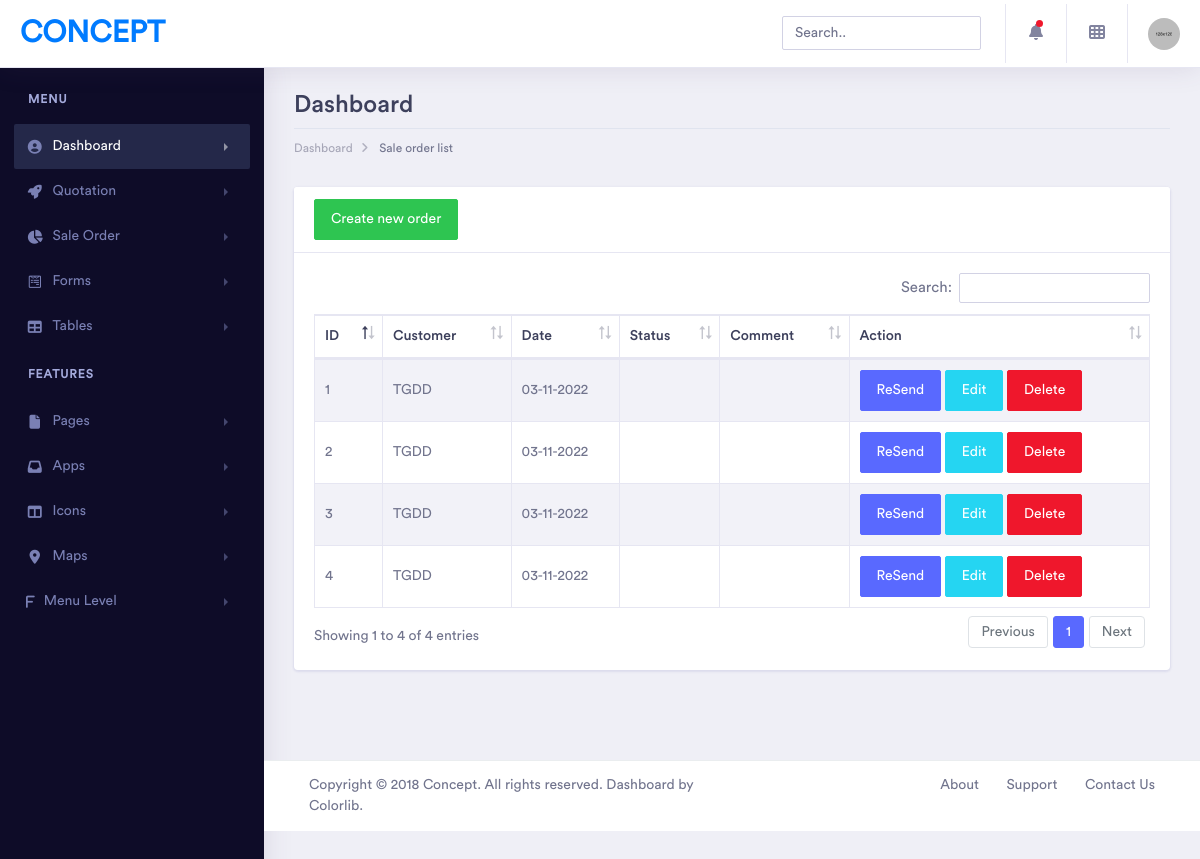
Before: /sale_order/list with the older database file.
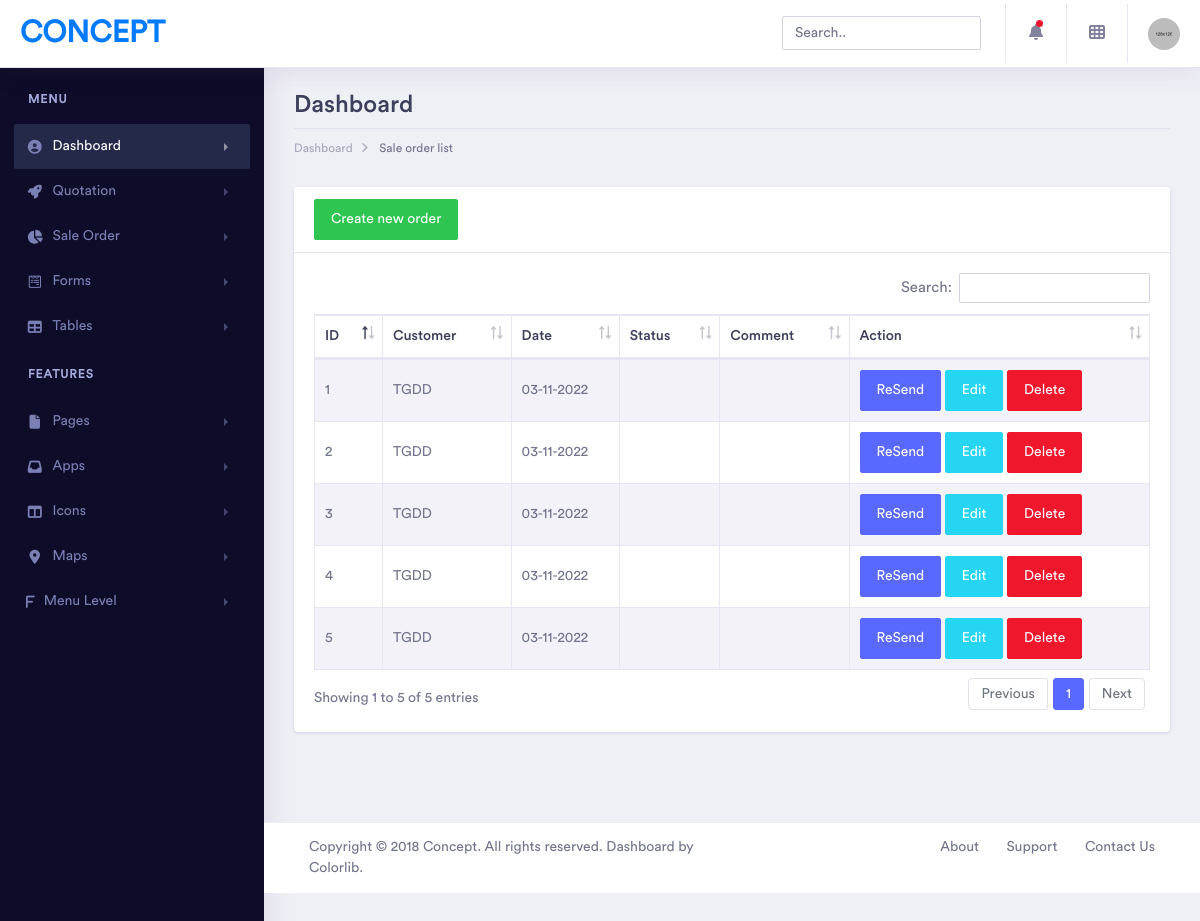
After: the same page with the newer database file.
### core/models.py (models this page shows, shortened)
class SaleOrder(models.Model):
    customer = models.ForeignKey(Customer, on_delete=models.CASCADE)
    quotation = models.ForeignKey(Quotation, on_delete=models.CASCADE, null=True, blank=True)
    date = models.DateTimeField(default=timezone.now)

class Customer(models.Model):
    name = models.CharField(max_length=50)
    def __str__(self):
        return self.name

### core/views.py (the view)
# urls.py: path('sale_order/list', sale_order_list, name='sale_order_list'),
def sale_order_list(request):
    return render(request, "sale_order/list.html", {'sale_orders': SaleOrder.objects.all()})

### core/templates/sale_order/list.html (shortened to what this page needs)
{% extends 'base.html' %}
{% block breadcrumb %} Sale order list {% endblock %}
{% block breadcrumb-link %} {% url 'sale_order_list' %} {% endblock %}
{% block content %}
<div class="row">
	<div class="col-xl-12 col-lg-12 col-md-12 col-sm-12 col-12">
		<div class="card">
			<div class="card-header">
				<a href="#"><button class="btn btn-success">Create new order</button></a>
			</div>
			<div class="card-body">
				<div class="table-responsive">
					<table id="example" class="table table-striped table-bordered second" style="width:100%">
						<thead>
							<tr>
								<th>ID</th>
								<th>Customer</th>
								<th>Date</th>
								<th>Status</th>
								<th>Comment</th>
								<th>Action</th>
							</tr>
						</thead>
						<tbody>
							{% for sale_order in sale_orders %}
							<tr class="tr-shadow" id="{{sale_order.id}}">
								<td>{{sale_order.id}}</td>
								<td><a href="{% url 'sale_order_detail' sale_order.id %}">{{sale_order.customer}}</a></td>
								<td>{{sale_order.date|date:'d-m-Y'}}</td>
								{% if sale_order.status == 'Refuse' %}
								<td style="color: red;">{{sale_order.status}}</td>
								{% else %}
								<td>{{sale_order.status}}</td>
								{% endif %}
								<td>{{sale_order.comment}}</td>
								<td>
									<div class="table-data-feature">
										{% if sale_order.status == 'Confirm' %}
										<a href="{% url 'sale_order_add' sale_order.id %}"><button class="btn btn-warning">Create Order</button></a>
										{% else %}
										<a href="#"><button class="btn btn-primary">ReSend</button></a>
										<a href="{% url 'sale_order_detail' sale_order.id %}"><button class="btn btn-info">Edit</button></a>
										{% endif %}
										<a href="{% url 'sale_order_delete' sale_order.id %}"><button class="btn btn-danger">Delete</button></a>
									</div>
								</td>
							</tr>
							{% endfor %}
						</tbody>
					</table>
				</div>
			</div>
		</div>
	</div>
</div>
{% endblock content %}

Changed rows visible on the page:
added SaleOrder: id "5", customer "TGDD", date "03-11-2022"
Other visible differences:
text written by a page script: "Search: Showing 1 to 4 of 4 entries Previous 1 Next" → "Search: Showing 1 to 5 of 5 entries Previous 1 Next"
